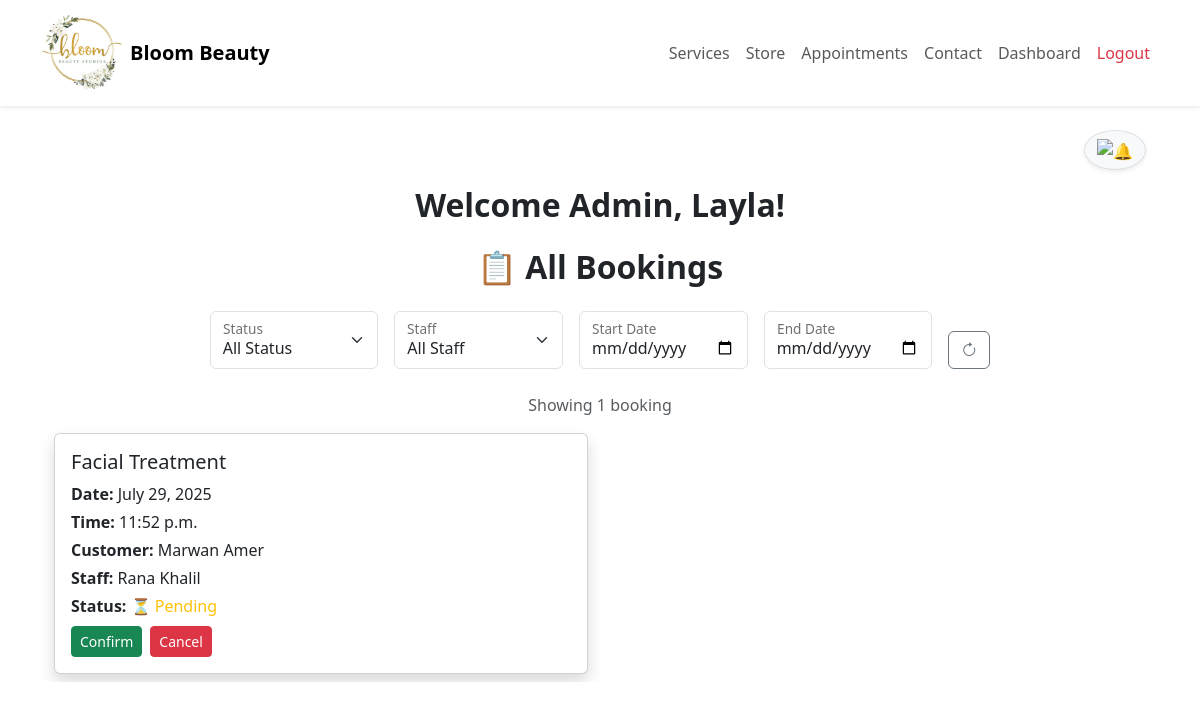
The app's page /appointments/admin/dashboard/ (signed in), older data.
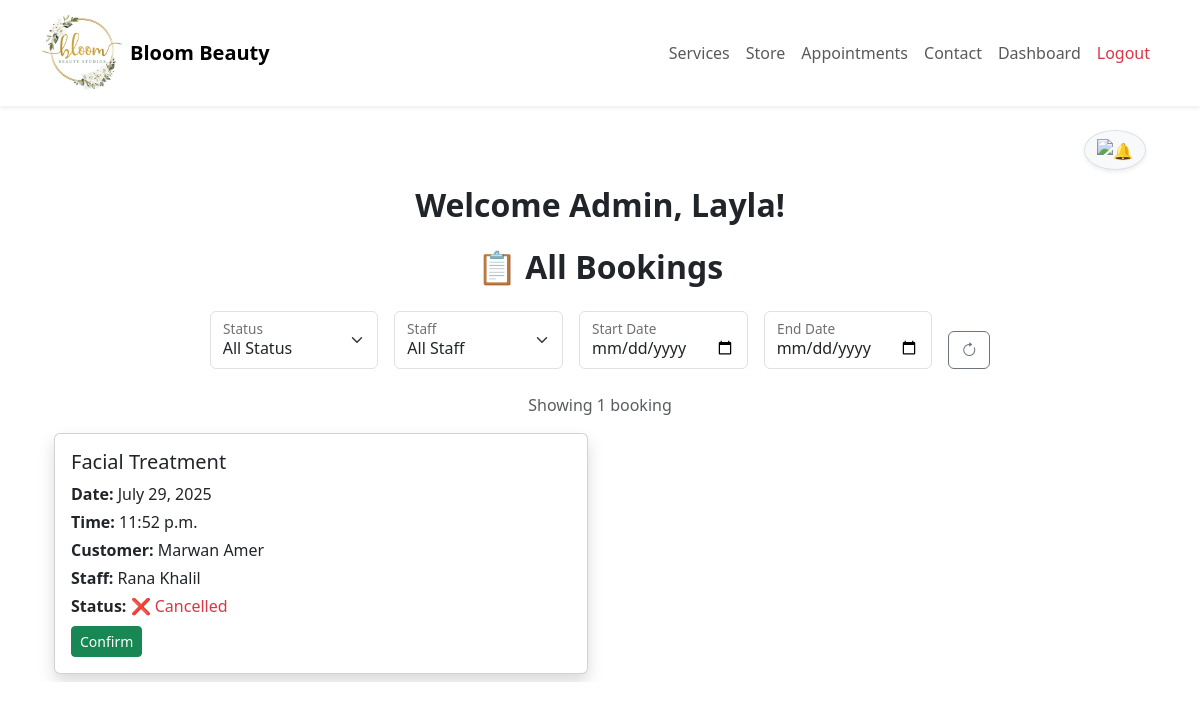
The same page, newer data.
### appointments/models.py (models this page shows, shortened)
class Booking(models.Model):
    date = models.DateField()
    time = models.TimeField()
    status = models.CharField(max_length=20, choices=STATUS_CHOICES, default='pending')
    user = models.ForeignKey(User, on_delete=models.CASCADE, related_name="customer_bookings")
    service = models.ForeignKey(Service, on_delete=models.CASCADE, related_name="booked_services")
    staff = models.ForeignKey(User, on_delete=models.SET_NULL, null=True, related_name="staff_bookings")
    reminder_sent = models.BooleanField(default=False)
    created_at = models.DateTimeField(auto_now_add=True)
    updated_at = models.DateTimeField(auto_now=True)
    objects = BookingManager()

class Service(models.Model):
    name = models.CharField(max_length=45)
    description = models.TextField()
    duration = models.CharField(max_length=20, choices=DURATION_CHOICES)
    price = models.IntegerField()
    image = models.ImageField(upload_to='services/', null=True, blank=True)
    created_at = models.DateTimeField(auto_now_add=True)
    updated_at = models.DateTimeField(auto_now=True)

### users/models.py (models this page shows, shortened)
class User(models.Model):
    first_name = models.CharField(max_length=45)
    last_name = models.CharField(max_length=45)
    email = models.CharField(max_length=100, unique=True)
    phone = models.CharField(max_length=15)
    password = models.CharField(max_length=80)
    user_level = models.ForeignKey(UserLevel, on_delete=models.CASCADE, related_name='users')
    created_at = models.DateTimeField(auto_now_add=True)
    updated_at = models.DateTimeField(auto_now=True)
    objects = UserManager()

### appointments/views.py (the view)
# urls.py: path('admin/dashboard/', views.admin_dashboard, name='admin_dashboard'),
def admin_dashboard(request):
    user_id = request.session.get("user_id")
    user_role = request.session.get("role")
    if not user_id or user_role != "admin":
        return redirect("login")
    user = User.objects.get(id=user_id)
    today = date.today()
    bookings = Booking.objects.select_related("user", "staff", "service").filter(date__gte=today)
    status = request.GET.get("status")
    staff_id = request.GET.get("staff")
    start_date = request.GET.get("start_date")
    end_date = request.GET.get("end_date")
    if status in ["pending", "confirmed", "cancelled"]:
        bookings = bookings.filter(status=status)
    if staff_id and staff_id.isdigit():
        bookings = bookings.filter(staff_id=int(staff_id))
    if start_date:
        bookings = bookings.filter(date__gte=start_date)
    if end_date:
        bookings = bookings.filter(date__lte=end_date)
    bookings = bookings.order_by("date", "time")
    context = {
        "user": user,
        "bookings": bookings,
        "selected_status": status,
        "selected_staff": int(staff_id) if staff_id and staff_id.isdigit() else None,
        "selected_start": start_date,
        "selected_end": end_date,
        "staff_members": User.objects.filter(user_level__level_name="staff")
    }
    return render(request, "appointments/admin_dashboard.html", context)

### templates/appointments/admin_dashboard.html (shortened to what the changed rows need)
{% extends 'base.html' %}
{% load static %}
{% block content %}
<div class="container my-2">
    <h2 class="text-center mb-4 fw-bold">Welcome Admin, <strong>{{ user.first_name }}</strong>!</h2>
    <h2 class="text-center mb-4 fw-bold">📋 All Bookings</h2>
    {% if bookings %}
        <div class="row row-cols-1 row-cols-md-2 g-4">
            {% for b in bookings %}
                <div class="col">
                    <div class="card shadow h-100">
                        <div class="card-body">
                            <h5 class="card-title">{{ b.service.name }}</h5>
                            <p class="card-text mb-1"><strong>Date:</strong> {{ b.date }}</p>
                            <p class="card-text mb-1"><strong>Time:</strong> {{ b.time }}</p>
                            <p class="card-text mb-1"><strong>Customer:</strong> {{ b.user.first_name }} {{ b.user.last_name }}</p>
                            <p class="card-text mb-1"><strong>Staff:</strong> {{ b.staff.first_name }} {{ b.staff.last_name }}</p>
                            <p class="card-text mb-2">
                                <strong>Status:</strong>
                                {% if b.status == 'confirmed' %}
                                    <span class="text-success">✅ Confirmed</span>
                                {% elif b.status == 'cancelled' %}
                                    <span class="text-danger">❌ Cancelled</span>
                                {% else %}
                                    <span class="text-warning">⏳ Pending</span>
                                {% endif %}
                            </p>
                            <div class="d-flex flex-wrap gap-2">
                                {% if b.status != 'confirmed' %}
                                    <a href="{% url 'update_booking_status' b.id 'confirm' %}" class="btn btn-sm btn-success">Confirm</a>
                                {% endif %}
                                {% if b.status != 'cancelled' %}
                                    <a href="{% url 'update_booking_status' b.id 'cancel' %}" class="btn btn-sm btn-danger">Cancel</a>
                                {% endif %}
                            </div>
                        </div>
                    </div>
                </div>
            {% endfor %}
        </div>
    {% else %}
        <p class="text-center text-muted">No bookings found.</p>
    {% endif %}
</div>
{% endblock %}

Row changes from the older to the newer data that the page shows:
changed Booking "Facial Treatment": status "⏳ Pending Cancel" → "❌ Cancelled"
